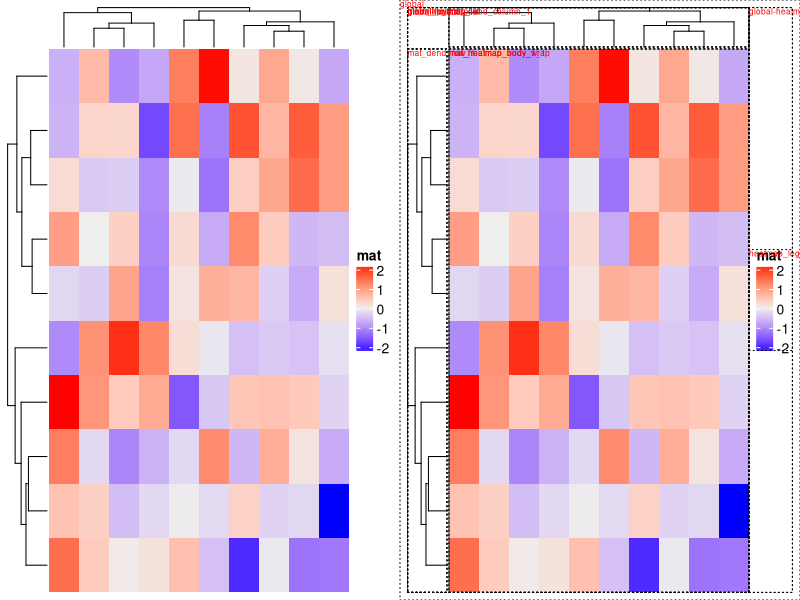
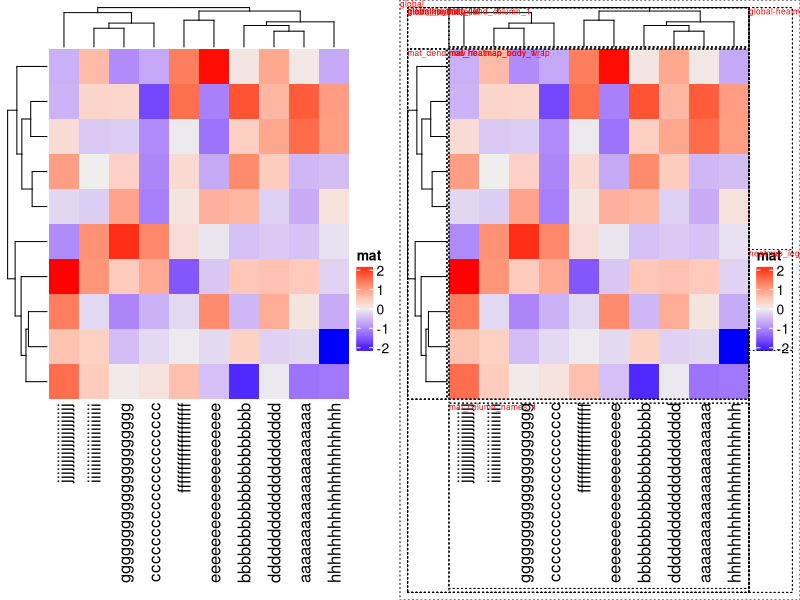
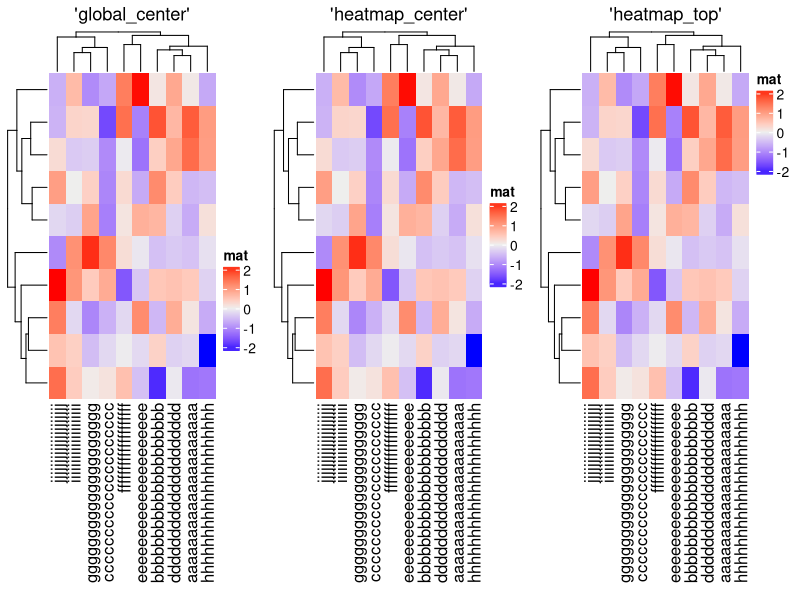
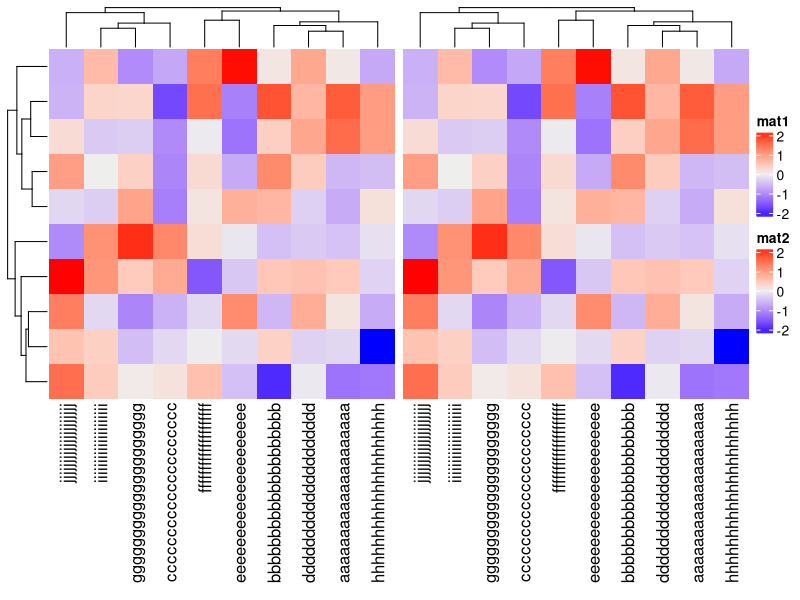
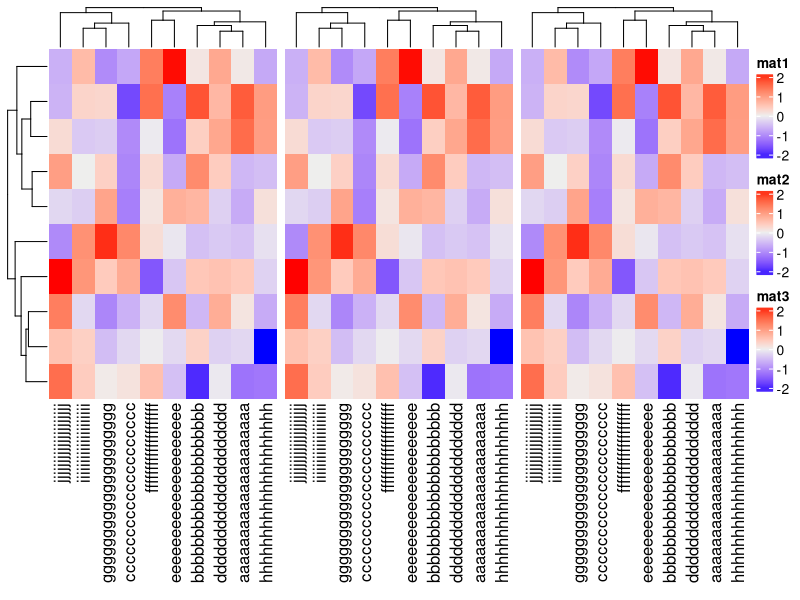
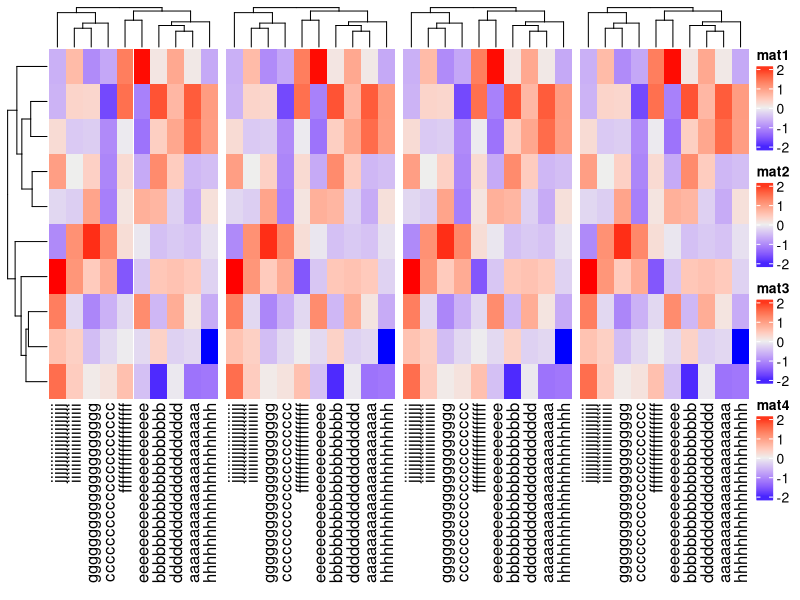
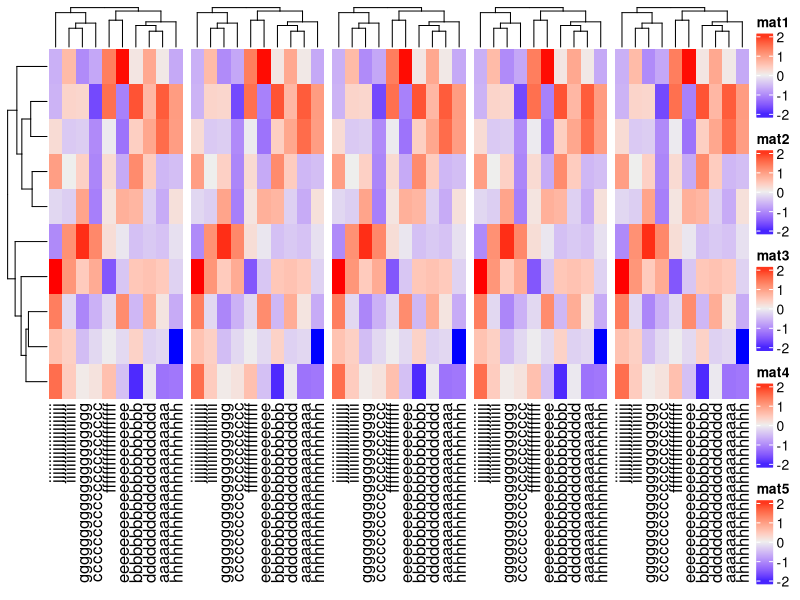
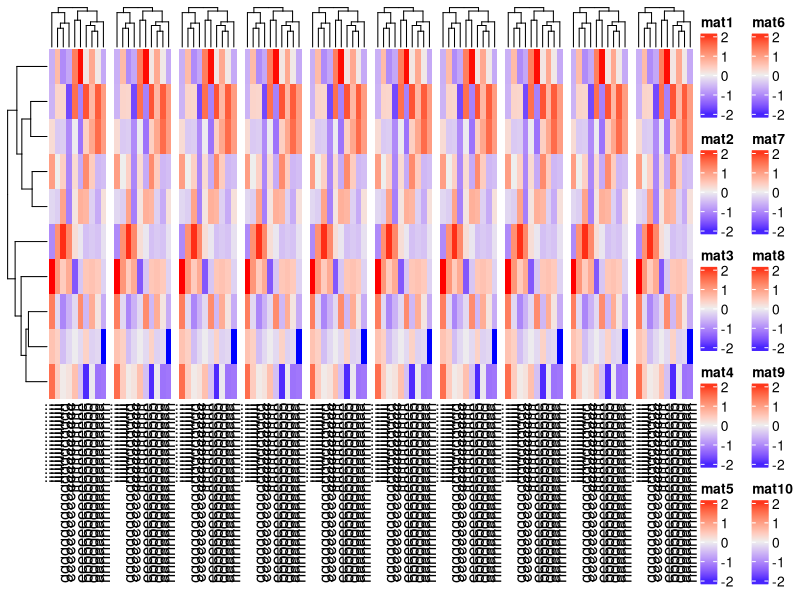

Here is the R script that generated these plots, in order:
## ---- chunk 1
library(knitr)
knitr::opts_chunk$set(
    error = FALSE,
    tidy  = FALSE,
    message = FALSE,
    warning = FALSE,
    fig.align = "center",
    fig.width = 3
)
library(GetoptLong)
options(digits = 4)
## ---- chunk 2
library(ComplexHeatmap)
set.seed(123)
m = matrix(rnorm(100), 10)
## ---- chunk 3
library(ComplexHeatmap)
library(cowplot)
library(grid)
p1 = grid.grabExpr(draw(Heatmap(m, name = "mat"), align_heatmap_legend = "global_center"))
ht_opt$show_vp = TRUE
p2 = grid.grabExpr(draw(Heatmap(m, name = "mat"), align_heatmap_legend = "global_center"))
ht_opt(RESET = TRUE)
plot_grid(p1, p2, nrow = 1)
## ---- chunk 4
colnames(m) = strrep(letters[1:10], 20)
## ---- chunk 5
p1 = grid.grabExpr(draw(Heatmap(m, name = "mat"), align_heatmap_legend = "global_center"))
ht_opt$show_vp = TRUE
p2 = grid.grabExpr(draw(Heatmap(m, name = "mat"), align_heatmap_legend = "global_center"))
ht_opt(RESET = TRUE)
plot_grid(p1, p2, nrow = 1)
## ---- chunk 6
ht = Heatmap(m, name = "mat", column_title = "'global_center'")
p1 = grid.grabExpr(draw(ht, align_heatmap_legend = "global_center"))

ht = Heatmap(m, name = "mat", column_title = "'heatmap_center'")
p2 = grid.grabExpr(draw(ht, align_heatmap_legend = "heatmap_center"))

ht = Heatmap(m, name = "mat", column_title = "'heatmap_top'")
p3 = grid.grabExpr(draw(ht, align_heatmap_legend = "heatmap_top"))
plot_grid(p1, p2, p3, nrow = 1)
## ---- chunk 7
Heatmap(m, name = "mat1") + 
	Heatmap(m, name = "mat2")
## ---- chunk 8
Heatmap(m, name = "mat1") + 
	Heatmap(m, name = "mat2") + 
	Heatmap(m, name = "mat3")
## ---- chunk 9
Heatmap(m, name = "mat1") + 
	Heatmap(m, name = "mat2") + 
	Heatmap(m, name = "mat3") + 
	Heatmap(m, name = "mat4")
## ---- chunk 10
Heatmap(m, name = "mat1") + 
	Heatmap(m, name = "mat2") + 
	Heatmap(m, name = "mat3") + 
	Heatmap(m, name = "mat4") + 
	Heatmap(m, name = "mat5")
## ---- chunk 11
Heatmap(m, name = "mat1") + Heatmap(m, name = "mat2") + 
	Heatmap(m, name = "mat3") + Heatmap(m, name = "mat4") + 
	Heatmap(m, name = "mat5") + Heatmap(m, name = "mat6") + 
	Heatmap(m, name = "mat7") + Heatmap(m, name = "mat8") + 
	Heatmap(m, name = "mat9") + Heatmap(m, name = "mat10")
## ---- chunk 12
ha = HeatmapAnnotation(foo1 = 1:10)
Heatmap(m, name = "mat", top_annotation = ha)
## ---- chunk 13
ha = HeatmapAnnotation(foo1 = 1:10, foo2 = 1:10)
Heatmap(m, name = "mat", top_annotation = ha)
## ---- chunk 14
ha = HeatmapAnnotation(foo1 = 1:10, foo2 = 1:10, foo3 = 1:10)
Heatmap(m, name = "mat", top_annotation = ha)
## ---- chunk 15
ha = HeatmapAnnotation(foo1 = 1:10, foo2 = 1:10, foo3 = 1:10, 
	annotation_name_side = "left")
Heatmap(m, name = "mat", top_annotation = ha)
